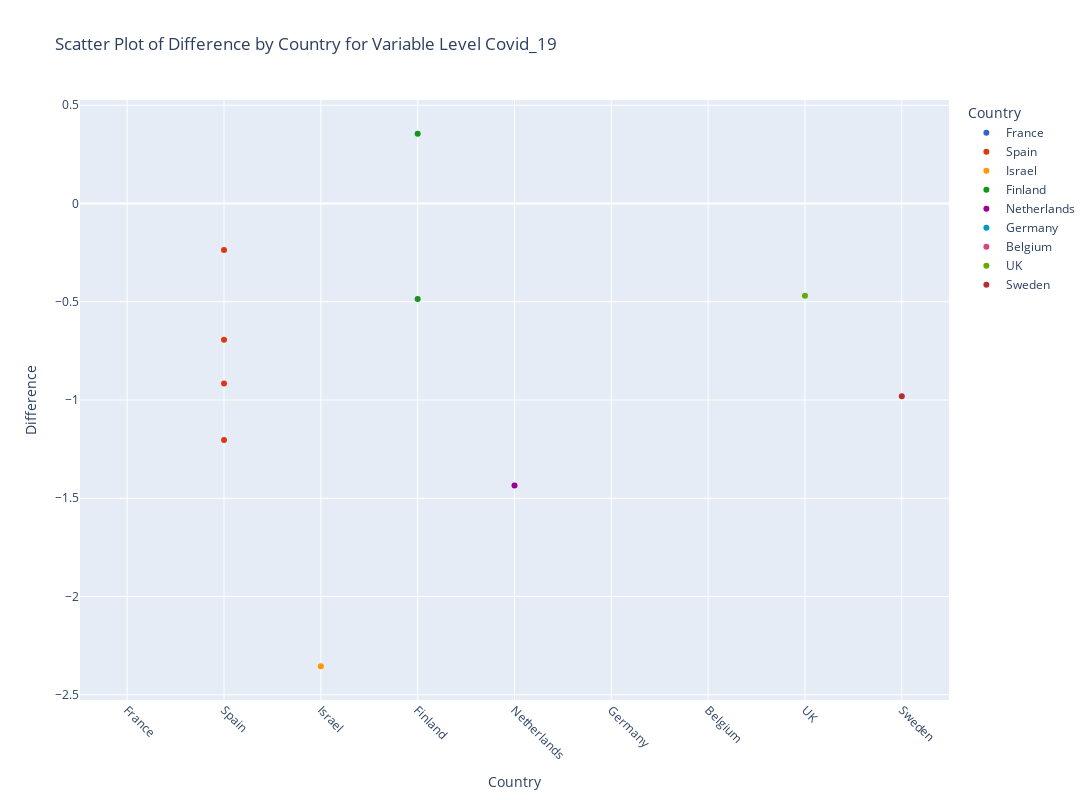

Notebook source saved alongside this figure:
### Code cell
# Filter the DataFrame for variable_level equal to 'Covid_19'

import plotly.express as px

# Filter the dataframe as needed
filtered_df = (
    df
    .query("variable_level == 'Covid_19'")
    .query("variable_name == 'Indication on index date'")
    .query("set == 'inc'")
)

# Create the interactive scatter plot
fig = px.scatter(
    filtered_df,
    x='country',
    y='log_diff',
    color='country',
    labels={'country': 'Country', 'log_diff': 'Difference'},
    title='Scatter Plot of Difference by Country for Variable Level Covid_19',
    color_discrete_sequence=px.colors.qualitative.G10 #Alphabet
)

# Update layout for better readability
fig.update_layout(
    xaxis=dict(tickangle=45),
    width=1200,
    height=800
)

# Show the plot
fig.show()

### Figure 1 — Plotly figure (JSON) as saved in the notebook; plotly's stock layout.template omitted (floating-point values rounded to 4 significant figures)
{"data": [{"hovertemplate": "Country=%{x}<br>Difference=%{y}<extra></extra>", "legendgroup": "France", "marker": {"color": "#3366CC", "symbol": "circle"}, "mode": "markers", "name": "France", "orientation": "v", "showlegend": true, "type": "scatter", "x": ["France"], "xaxis": "x", "y": [null], "yaxis": "y"}, {"hovertemplate": "Country=%{x}<br>Difference=%{y}<extra></extra>", "legendgroup": "Spain", "marker": {"color": "#DC3912", "symbol": "circle"}, "mode": "markers", "name": "Spain", "orientation": "v", "showlegend": true, "type": "scatter", "x": ["Spain", "Spain", "Spain", "Spain"], "xaxis": "x", "y": [-0.9163, -1.204, -0.2364, -0.6931], "yaxis": "y"}, {"hovertemplate": "Country=%{x}<br>Difference=%{y}<extra></extra>", "legendgroup": "Israel", "marker": {"color": "#FF9900", "symbol": "circle"}, "mode": "markers", "name": "Israel", "orientation": "v", "showlegend": true, "type": "scatter", "x": ["Israel"], "xaxis": "x", "y": [-2.355], "yaxis": "y"}, {"hovertemplate": "Country=%{x}<br>Difference=%{y}<extra></extra>", "legendgroup": "Finland", "marker": {"color": "#109618", "symbol": "circle"}, "mode": "markers", "name": "Finland", "orientation": "v", "showlegend": true, "type": "scatter", "x": ["Finland", "Finland"], "xaxis": "x", "y": [-0.4855, 0.355], "yaxis": "y"}, {"hovertemplate": "Country=%{x}<br>Difference=%{y}<extra></extra>", "legendgroup": "Netherlands", "marker": {"color": "#990099", "symbol": "circle"}, "mode": "markers", "name": "Netherlands", "orientation": "v", "showlegend": true, "type": "scatter", "x": ["Netherlands"], "xaxis": "x", "y": [-1.435], "yaxis": "y"}, {"hovertemplate": "Country=%{x}<br>Difference=%{y}<extra></extra>", "legendgroup": "Germany", "marker": {"color": "#0099C6", "symbol": "circle"}, "mode": "markers", "name": "Germany", "orientation": "v", "showlegend": true, "type": "scatter", "x": ["Germany"], "xaxis": "x", "y": [null], "yaxis": "y"}, {"hovertemplate": "Country=%{x}<br>Difference=%{y}<extra></extra>", "legendgroup": "Belgium", "marker": {"color": "#DD4477", "symbol": "circle"}, "mode": "markers", "name": "Belgium", "orientation": "v", "showlegend": true, "type": "scatter", "x": ["Belgium"], "xaxis": "x", "y": [null], "yaxis": "y"}, {"hovertemplate": "Country=%{x}<br>Difference=%{y}<extra></extra>", "legendgroup": "UK", "marker": {"color": "#66AA00", "symbol": "circle"}, "mode": "markers", "name": "UK", "orientation": "v", "showlegend": true, "type": "scatter", "x": ["UK"], "xaxis": "x", "y": [-0.47], "yaxis": "y"}, {"hovertemplate": "Country=%{x}<br>Difference=%{y}<extra></extra>", "legendgroup": "Sweden", "marker": {"color": "#B82E2E", "symbol": "circle"}, "mode": "markers", "name": "Sweden", "orientation": "v", "showlegend": true, "type": "scatter", "x": ["Sweden"], "xaxis": "x", "y": [-0.9808], "yaxis": "y"}], "layout": {"height": 800, "legend": {"title": {"text": "Country"}, "tracegroupgap": 0}, "title": {"text": "Scatter Plot of Difference by Country for Variable Level Covid_19"}, "width": 1200, "xaxis": {"anchor": "y", "categoryarray": ["France", "Spain", "Israel", "Finland", "Netherlands", "Germany", "Belgium", "UK", "Sweden"], "categoryorder": "array", "domain": [0, 1], "tickangle": 45, "title": {"text": "Country"}}, "yaxis": {"anchor": "x", "domain": [0, 1], "title": {"text": "Difference"}}}}
